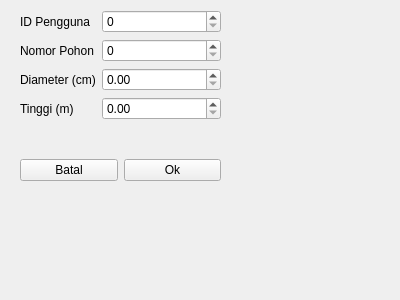
<?xml version="1.0" encoding="UTF-8"?>
<ui version="4.0">
 <class>Form</class>
 <widget class="QWidget" name="Form">
  <property name="geometry">
   <rect>
    <x>0</x>
    <y>0</y>
    <width>400</width>
    <height>300</height>
   </rect>
  </property>
  <property name="windowTitle">
   <string>Form</string>
  </property>
  <widget class="QWidget" name="formLayoutWidget">
   <property name="geometry">
    <rect>
     <x>20</x>
     <y>10</y>
     <width>201</width>
     <height>141</height>
    </rect>
   </property>
   <layout class="QFormLayout" name="formLayout">
    <item row="0" column="0">
     <widget class="QLabel" name="label">
      <property name="text">
       <string>ID Pengguna</string>
      </property>
     </widget>
    </item>
    <item row="1" column="0">
     <widget class="QLabel" name="label_2">
      <property name="text">
       <string>Nomor Pohon</string>
      </property>
     </widget>
    </item>
    <item row="2" column="0">
     <widget class="QLabel" name="label_3">
      <property name="text">
       <string>Diameter (cm)</string>
      </property>
     </widget>
    </item>
    <item row="3" column="0">
     <widget class="QLabel" name="label_4">
      <property name="text">
       <string>Tinggi (m)</string>
      </property>
     </widget>
    </item>
    <item row="0" column="1">
     <widget class="QSpinBox" name="input_id_pengguna"/>
    </item>
    <item row="1" column="1">
     <widget class="QSpinBox" name="input_nomor_pohon"/>
    </item>
    <item row="2" column="1">
     <widget class="QDoubleSpinBox" name="input_diameter"/>
    </item>
    <item row="3" column="1">
     <widget class="QDoubleSpinBox" name="input_tinggi"/>
    </item>
   </layout>
  </widget>
  <widget class="QWidget" name="horizontalLayoutWidget">
   <property name="geometry">
    <rect>
     <x>20</x>
     <y>150</y>
     <width>201</width>
     <height>41</height>
    </rect>
   </property>
   <layout class="QHBoxLayout" name="horizontalLayout">
    <item>
     <widget class="QPushButton" name="btn_batal">
      <property name="text">
       <string>Batal</string>
      </property>
     </widget>
    </item>
    <item>
     <widget class="QPushButton" name="btn_ok">
      <property name="text">
       <string>Ok</string>
      </property>
     </widget>
    </item>
   </layout>
  </widget>
 </widget>
 <resources/>
 <connections/>
</ui>
